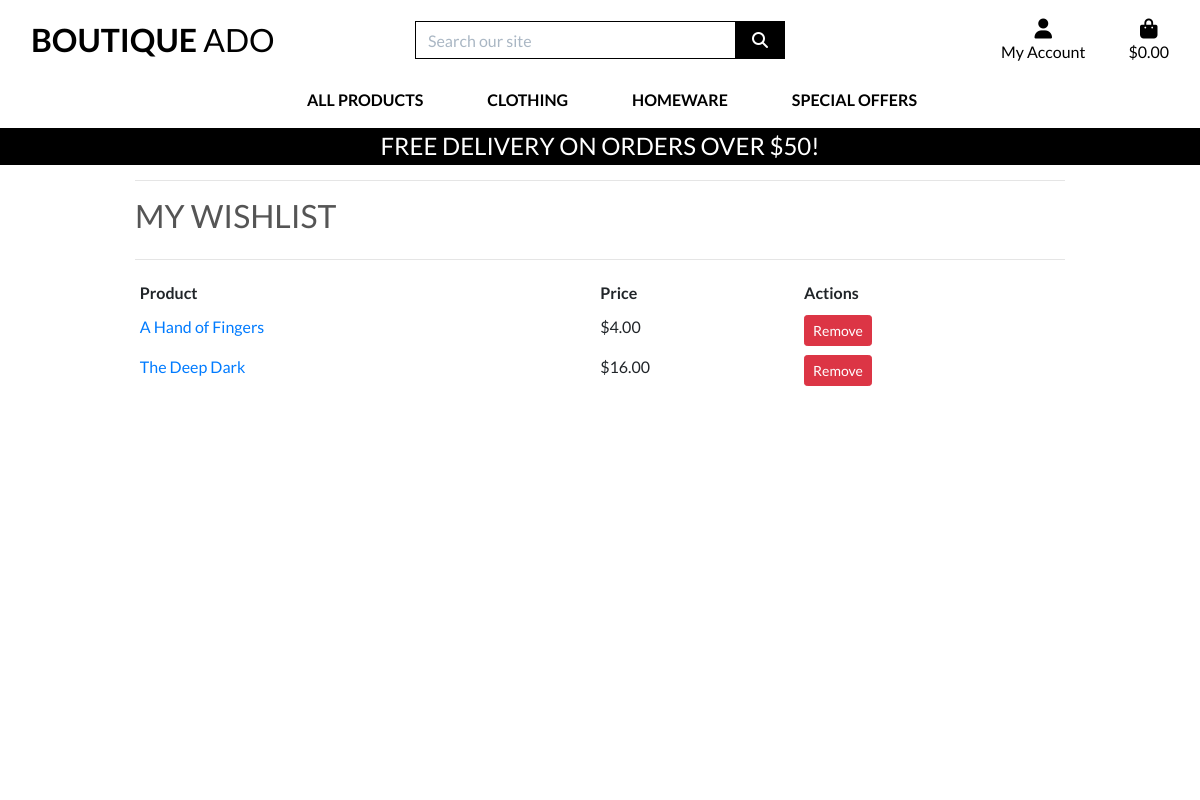
/products/wishlist/ (signed in), run on an earlier commit of the app's database.
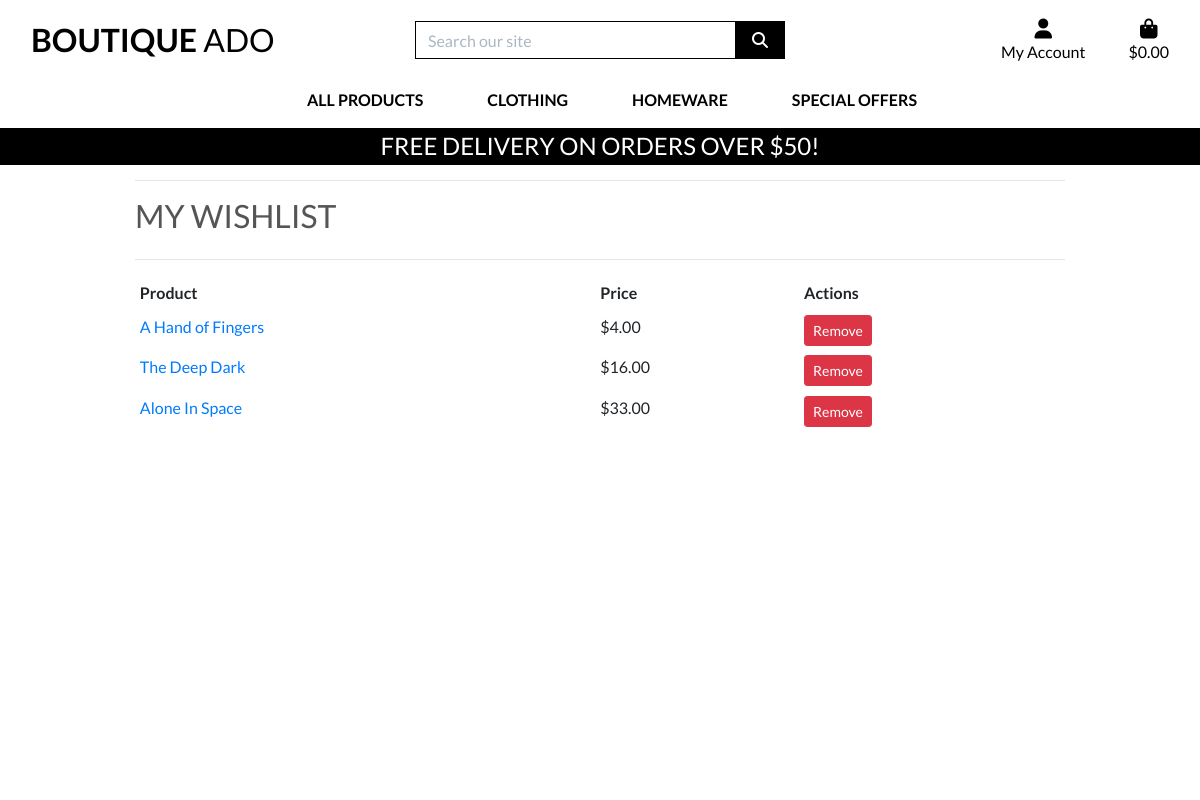
And on a later commit of the database.
### products/models.py (models this page shows, shortened)
class Wishlist(models.Model):
    user = models.ForeignKey(settings.AUTH_USER_MODEL, on_delete=models.CASCADE)
    product = models.ForeignKey('Product', on_delete=models.CASCADE)
    added_on = models.DateTimeField(default=timezone.now)
    class Meta:
        unique_together = ('user', 'product')
        verbose_name = 'Wishlist'
        verbose_name_plural = 'Wishlists'

class Product(models.Model):
    COVER_TYPE_CHOICES = [
        ('softcover', 'Softcover'),
        ('hardcover', 'Hardcover'),
    ]
    COLOR_CHOICES = [
        ('colour', 'Colour'),
        ('black_and_white', 'Black and White'),
        ('colour_bw', 'Colour + B&W'),
    ]
    artist = models.ForeignKey('Artist', null=True, blank=True, on_delete=models.SET_NULL)
    category = models.ForeignKey('Category', null=True, blank=True, on_delete=models.SET_NULL)
    publisher = models.ForeignKey('Publisher', null=True, blank=True, on_delete=models.SET_NULL)
    genres = models.ManyToManyField('Genre', blank=True)
    sku = models.CharField(max_length=254, null=True, blank=True)
    title = models.CharField(max_length=254)
    description = models.TextField()
    price = models.DecimalField(max_digits=6, decimal_places=2)
    rating = models.DecimalField(max_digits=6, decimal_places=2, null=True, blank=True)
    pages = models.IntegerField(null=True, blank=True)
    cover_type = models.CharField(max_length=50, choices=COVER_TYPE_CHOICES, blank=True)
    color_option = models.CharField(max_length=20, choices=COLOR_CHOICES, default='colour')
    image_url = models.URLField(max_length=1024, null=True, blank=True)
    image = models.ImageField(null=True, blank=True)
    date_added = models.DateTimeField(default=timezone.now)

### products/views.py (the view)
# urls.py: path('wishlist/', views.view_wishlist, name='wishlist'),
@login_required
def view_wishlist(request):
    wishlist_items = Wishlist.objects.filter(user=request.user)
    return render(request, 'products/wishlist.html', {'wishlist_items': wishlist_items})

### bag/contexts.py (called while the page is built, shortened)
def bag_contents(request):
    bag_items = []
    total = 0
    product_count = 0
    bag = request.session.get('bag', {})
    if total < settings.FREE_DELIVERY_THRESHOLD:
        delivery = total * Decimal(settings.STANDARD_DELIVERY_PERCENTAGE / 100)
        free_delivery_delta = settings.FREE_DELIVERY_THRESHOLD - total
    else:
        delivery = 0
        free_delivery_delta = 0
    grand_total = delivery + total
    context = {
        'bag_items': bag_items,
        'total': total,
        'product_count': product_count,
        'delivery': delivery,
        'free_delivery_delta': free_delivery_delta,
        'free_delivery_threshold': settings.FREE_DELIVERY_THRESHOLD,
        'grand_total': grand_total,
    }
    return context

### products/templates/products/wishlist.html (shortened to what this page needs)
{% extends "base.html" %}
{% load static %}
{% block page_header %}
    <div class="container header-container">
    </div>
{% endblock %}
{% block content %}
<div class="overlay"></div>
<div class="container">
    <div class="row">
        <div class="col">
            <hr>
            <h2 class="logo-font mb-4">My Wishlist</h2>
            <hr>
        </div>
    </div>
    <div class="row">
        <div class="col-12">
            {% if wishlist_items %}
                <div class="wishlist-items table-responsive">
                    <table class="table table-sm table-borderless">
                        <thead>
                            <tr>
                                <th>Product</th>
                                <th>Price</th>
                                <th>Actions</th>
                            </tr>
                        </thead>
                        <tbody>
                            {% for item in wishlist_items %}
                                <tr>
                                    <td>
                                        <a href="{% url 'product_detail' item.product.id %}" title="{{ item.product.title }}">
                                            {{ item.product.title }}
                                        </a>
                                    </td>
                                    <td>${{ item.product.price }}</td>
                                    <td>
                                        <a href="{% url 'remove_from_wishlist' item.product.id %}" class="btn btn-danger btn-sm">Remove</a>
                                    </td>
                                </tr>
                            {% endfor %}
                        </tbody>
                    </table>
                </div>
            {% else %}
                <p class="text-muted">Your wishlist is currently empty.</p>
            {% endif %}
        </div>
    </div>
</div>
{% endblock %}

What changed in the data, as far as the page shows it:
added Wishlist: product "Alone In Space", product.price "33.00"
